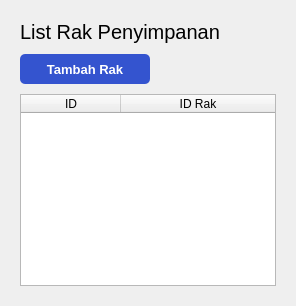
                    <widget class="QWidget" name="storageTablePage">
                     <property name="sizePolicy">
                      <sizepolicy hsizetype="Expanding" vsizetype="Expanding">
                       <horstretch>0</horstretch>
                       <verstretch>0</verstretch>
                      </sizepolicy>
                     </property>
                     <property name="styleSheet">
                      <string notr="true">#storageCreateBtn{
	background-color: #3454CF;
	color: #fff;
	border-radius: 5px
}</string>
                     </property>
                     <layout class="QVBoxLayout" name="verticalLayout_17">
                      <item alignment="Qt::AlignTop">
                       <widget class="QWidget" name="storageData" native="true">
                        <property name="sizePolicy">
                         <sizepolicy hsizetype="Expanding" vsizetype="Expanding">
                          <horstretch>0</horstretch>
                          <verstretch>0</verstretch>
                         </sizepolicy>
                        </property>
                        <layout class="QVBoxLayout" name="verticalLayout_12">
                         <property name="spacing">
                          <number>10</number>
                         </property>
                         <item>
                          <widget class="QLabel" name="storageLabel">
                           <property name="font">
                            <font>
                             <pointsize>15</pointsize>
                            </font>
                           </property>
                           <property name="text">
                            <string>List Rak Penyimpanan</string>
                           </property>
                          </widget>
                         </item>
                         <item>
                          <widget class="QPushButton" name="storageCreateBtn">
                           <property name="sizePolicy">
                            <sizepolicy hsizetype="Preferred" vsizetype="Preferred">
                             <horstretch>0</horstretch>
                             <verstretch>0</verstretch>
                            </sizepolicy>
                           </property>
                           <property name="minimumSize">
                            <size>
                             <width>0</width>
                             <height>30</height>
                            </size>
                           </property>
                           <property name="maximumSize">
                            <size>
                             <width>130</width>
                             <height>16777215</height>
                            </size>
                           </property>
                           <property name="font">
                            <font>
                             <pointsize>10</pointsize>
                             <weight>75</weight>
                             <bold>true</bold>
                            </font>
                           </property>
                           <property name="cursor">
                            <cursorShape>PointingHandCursor</cursorShape>
                           </property>
                           <property name="text">
                            <string>Tambah Rak</string>
                           </property>
                          </widget>
                         </item>
                         <item>
                          <widget class="QTableWidget" name="storageTable">
                           <property name="sizePolicy">
                            <sizepolicy hsizetype="Expanding" vsizetype="Preferred">
                             <horstretch>0</horstretch>
                             <verstretch>0</verstretch>
                            </sizepolicy>
                           </property>
                           <property name="cursor" stdset="0">
                            <cursorShape>PointingHandCursor</cursorShape>
                           </property>
                           <attribute name="horizontalHeaderStretchLastSection">
                            <bool>true</bool>
                           </attribute>
                           <attribute name="verticalHeaderVisible">
                            <bool>false</bool>
                           </attribute>
                           <attribute name="verticalHeaderShowSortIndicator" stdset="0">
                            <bool>false</bool>
                           </attribute>
                           <column>
                            <property name="text">
                             <string>ID</string>
                            </property>
                           </column>
                           <column>
                            <property name="text">
                             <string>ID Rak</string>
                            </property>
                           </column>
                          </widget>
                         </item>
                        </layout>
                       </widget>
                      </item>
                     </layout>
                    </widget>
